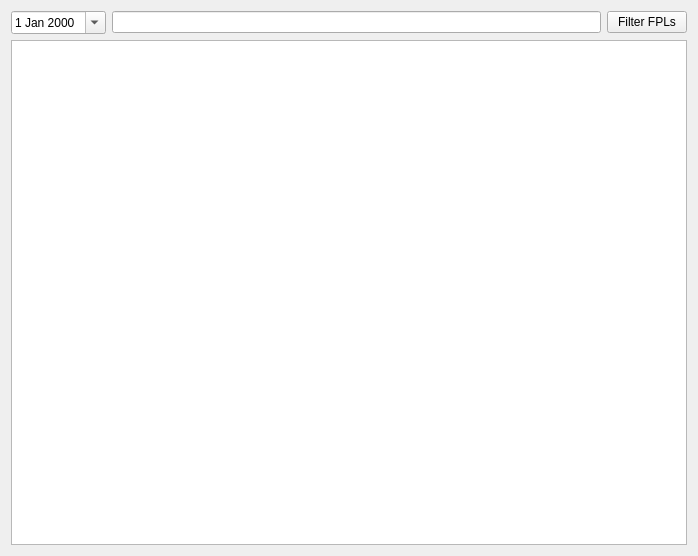
<?xml version="1.0" encoding="UTF-8"?>
<ui version="4.0">
 <class>FplOnFutureBrowser</class>
 <widget class="QWidget" name="FplOnFutureBrowser">
  <property name="geometry">
   <rect>
    <x>0</x>
    <y>0</y>
    <width>698</width>
    <height>556</height>
   </rect>
  </property>
  <property name="windowTitle">
   <string>FPL List on future</string>
  </property>
  <layout class="QVBoxLayout" name="verticalLayout_2">
   <item>
    <layout class="QVBoxLayout" name="verticalLayout">
     <item>
      <layout class="QHBoxLayout" name="horizontalLayout">
       <item>
        <widget class="QDateEdit" name="dateFilter">
         <property name="toolTip">
          <string>Show FPL on set date</string>
         </property>
         <property name="statusTip">
          <string>Show FPL on set date</string>
         </property>
         <property name="calendarPopup">
          <bool>true</bool>
         </property>
        </widget>
       </item>
       <item>
        <widget class="QLineEdit" name="filterEdit"/>
       </item>
       <item>
        <widget class="QPushButton" name="filterAction">
         <property name="toolTip">
          <string>Filter FPLs by specified text</string>
         </property>
         <property name="statusTip">
          <string>Filter FPLs by specified text</string>
         </property>
         <property name="whatsThis">
          <string>Filter FPLs by specified text</string>
         </property>
         <property name="text">
          <string>Filter FPLs</string>
         </property>
         <property name="checkable">
          <bool>true</bool>
         </property>
        </widget>
       </item>
      </layout>
     </item>
     <item>
      <widget class="QtSqlTableView" name="table">
       <property name="editTriggers">
        <set>QAbstractItemView::NoEditTriggers</set>
       </property>
       <property name="selectionMode">
        <enum>QAbstractItemView::SingleSelection</enum>
       </property>
       <property name="selectionBehavior">
        <enum>QAbstractItemView::SelectRows</enum>
       </property>
       <property name="verticalScrollMode">
        <enum>QAbstractItemView::ScrollPerPixel</enum>
       </property>
      </widget>
     </item>
    </layout>
   </item>
  </layout>
 </widget>
 <customwidgets>
  <customwidget>
   <class>QtSqlTableView</class>
   <extends>QTableView</extends>
   <header>qtsqltableview.h</header>
  </customwidget>
 </customwidgets>
 <resources/>
 <connections/>
</ui>
